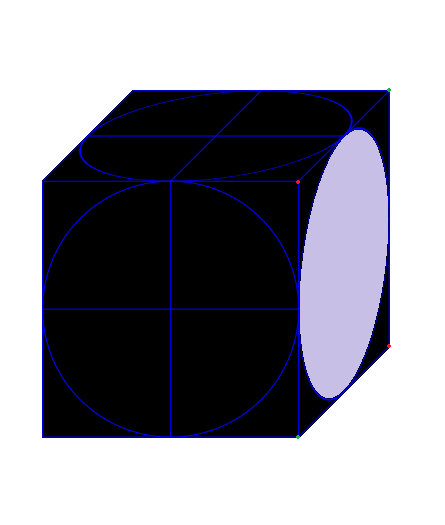
#> input picture 4.2cubo2.png, 445 x 525 px
$ python 'RIVERAVJt4.3v1 programa.py'
#> lines starting #> are read from the running program, lines starting #| are printed output that depends on the picture; after the words box and inside, x2 and y2 are one past the last pixel; in counts of white or black regions, pixels touching at a corner belong together
#JUAN RIVERA VARGAS
import cv2
import numpy as np

img1 = cv2.imread('4.2cubo2.png',0)
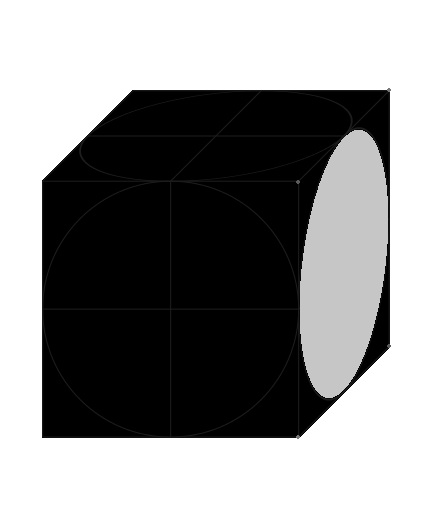
#> img1: shape (525, 445); min 0, max 255, mean 147.2
img2 = cv2.imread('4.2cubo2.png')
#> img2 is the input picture: shape (525, 445, 3); mean B, G, R 154.2, 146.1, 146.8
img3 = cv2.imread('4.2cubo2.png')


####################################################################### ENCONTRAR LAS ESQUINAD DE LA CARA FRONTAL

renglon_h=img1[250,:]
#> renglon_h = 445 values, max 255 at index 0, min 0 at index 44, mean 93.01

#encontrar la vertical izquierda
v_left=0
for i in renglon_h:
  v_left=v_left+1
  if i==25 :
    break
#> this loop made 43 passes
#> i on passes 1 to 12: 255, 255, 255, 255, 255, 255, 255, 255, 255, 255, 255, 255
#> after the loop, v_left = 43


#encontrar la vertical derecha
v_right=0
tf=0
for i in renglon_h:
  v_right=v_right+1
  if i==5 :
    tf=tf+1
    if tf==3:
      break
#> this loop made 300 passes
#> after the loop, tf = 3; v_right = 300


##########################HORIZONTALES
columna=img1[:,v_left+20]
#> columna = 525 values, max 255 at index 0, min 0 at index 162, mean 120

#HORIZONTAL SUPERIOR
h_sup=0
for i in columna:
  h_sup=h_sup+1
  if i==9 :
    break
#> after the loop, h_sup = 181

#HORIZONTAL inferior
h_inf=0
for i in columna:
  h_inf=h_inf+1
  if i==17 :
    break
#> after the loop, h_inf = 438


#ESQUINAS
sup_izq=(v_left,h_sup)
#> sup_izq = (43, 181)
sup_der=(v_right,h_sup)
#> sup_der = (300, 181)
inf_izq=(v_left,h_inf)
#> inf_izq = (43, 438)
inf_der=(v_right,h_inf)
#> inf_der = (300, 438)


#############################################################  ESQUINAS DE LA CARA DERECHA

#arista derecha
cd_right=0
for i in renglon_h:
  cd_right=cd_right+1
  if i==20 :
    break
#> this loop made 390 passes
#> after the loop, cd_right = 390


#arista superior
columna2=img1[:,cd_right-100]
#> columna2 = 525 values, max 255 at index 0, min 0 at index 93, mean 86.65

cd_sup=0
for i in columna2:
  cd_sup=cd_sup+1
  if i==22 :
    break
#> this loop made 91 passes
#> after the loop, cd_sup = 91

columna3=img1[:,cd_right-1]
#> columna3 = 525 values, max 255 at index 0, min 20 at index 92, mean 140.1

#encontrar la esquina inferior derecha
cd_id=0
n_u=0
for i in columna3:
  cd_id=cd_id+1
  if i==91 :
    n_u=n_u+1
    if n_u==4:
      break
#> after the loop, cd_id = 348; n_u = 4


#ESQUINAS
#la superior izquierda es igual a la superior derecha de la cara anterior
cd_sup_izq=sup_der
#> cd_sup_izq = (300, 181)
cd_sup_der=(cd_right,cd_sup)
#> cd_sup_der = (390, 91)
#la inferior izquierda esigual a la inferior derecha de la cara anterior
cd_inf_izq=inf_der
#> cd_inf_izq = (300, 438)
cd_inf_der=(cd_right,cd_id)
#> cd_inf_der = (390, 348)


#elimino los pixeles de color que estan antes del circulo para identificarlo mas facilmente
for i in range(len(columna)):
  for j in range(v_right):
    img2[i,j]=[255,255,255]
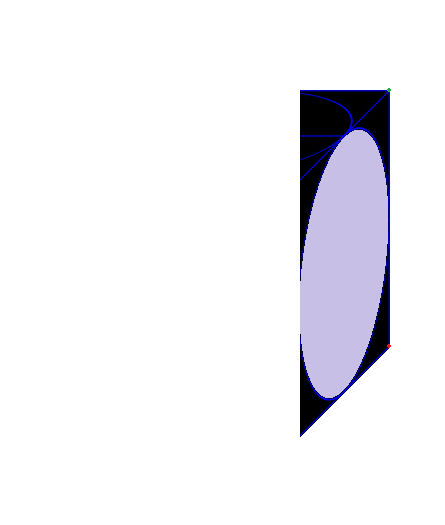
#> img2: shape (525, 445, 3); mean B, G, R 244, 239.7, 240.3


################################################# GIRAR LA CARA DEL CIRCULO MORADO
##AMBOS ARREGLOS DEBEN ESTAR EN EL MISMO ORDEN
#array con las esquinas de la imagen derecha
pts1=np.float32([cd_sup_izq,cd_sup_der,cd_inf_izq,cd_inf_der ])
#> pts1 = [[300, 181], [390, 91], [300, 438], [390, 348]]
#array con las coordenadas de la imagen frontal
pts2=np.float32([sup_izq,sup_der,inf_izq,inf_der ])
#> pts2 = [[43, 181], [300, 181], [43, 438], [300, 438]]

#Calcular la matriz de transformacion con cv2.getPerspectiveTransform
M=cv2.getPerspectiveTransform(pts1, pts2)
#> M = [[2.86, -3.86e-17, -813.7], [1, 1, -300], [-9.22e-19, 1.02e-34, 1]]

#calcular la imagen de salida o destino
dts=cv2.warpPerspective(img2, M, (445,525))
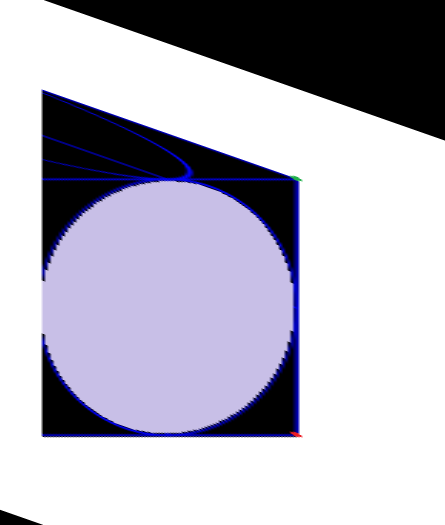
#> dts: shape (525, 445, 3); mean B, G, R 192.4, 180, 181.9


################################################ LIMPIAR LA IMAGEN DEL CIRCULO MORADO
dts2=cv2.cvtColor(dts,cv2.COLOR_BGR2GRAY)
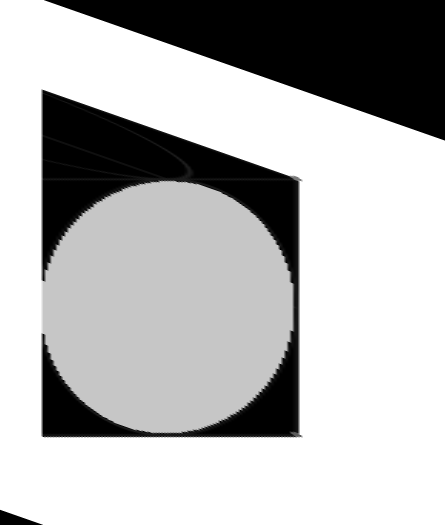
#> dts2: shape (525, 445); min 0, max 255, mean 181.9

#Toma los tonos grises de toda una columna para ver donde esta el limite
columna4=dts2[:,220]
#> columna4 = 525 values, max 255 at index 62, min 0 at index 0, mean 173.3
#encuentra el limite superior del circulo
l_sup=0
for i in columna4:
  l_sup=l_sup+1
  if i==12 :
    break
#> after the loop, l_sup = 179

#elimino los pixeles de color que estan por encima del circulo para verlo mejor
for i in range(l_sup):
  for j in range(len(dts2[1,:])):
    dts[i,j]=[255,255,255]
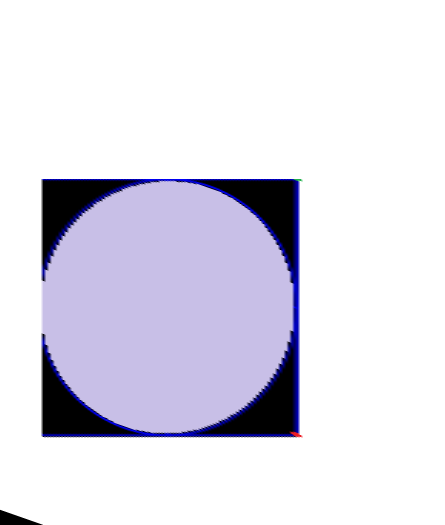
#> dts: shape (525, 445, 3); 17.16% of pixels changed, all inside (x1, y1, x2, y2) = (41, 0, 445, 179)
#elimino los pixeles que estan por debajo del circulo
for i in range(20):
  for j in range(len(dts2[1,:])):
    dts[i+505,j]=[255,255,255]
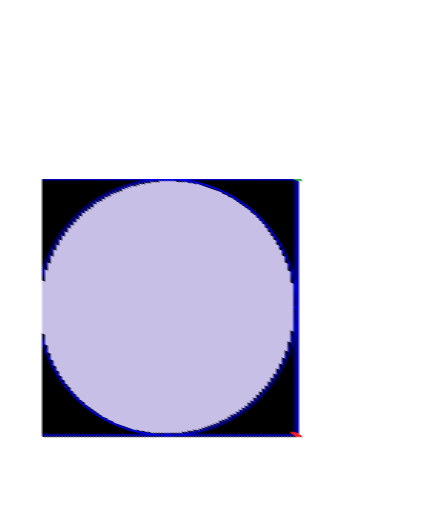
#> dts: shape (525, 445, 3); 0.15% of pixels changed, all inside (x1, y1, x2, y2) = (0, 509, 43, 525)

#encuentra la arista inferior del circulo
l_inf=0
for i in columna4:
  l_inf=l_inf+1
  if i==3 :
    break
#> after the loop, l_inf = 437

#arista izquierda
fila=dts2[250,:]
#> fila = 445 values, max 255 at index 0, min 0 at index 43, mean 209.4
l_left=0
for i in fila:
  l_left=l_left+1
  if i==175 :
    break
#> this loop made 42 passes
#> after the loop, l_left = 42

#arista derecha
l_right=0
for i in fila:
  l_right=l_right+1
  if i==174 :
    break
#> after the loop, l_right = 300


#####################################          IMPRESION DE RESULTADOS


#CIRCULO FRONTAL
#Diametro
d_f=h_inf - h_sup
#> d_f = 257
#area
a_f=round(np.pi*(d_f**2)/4)
#> a_f = 51875

print()
print(f'********************---RESULTADOS---********************')
print()
print(f'  El diametro del circulo frontal es de:           { d_f} pixeles')
#|   El diametro del circulo frontal es de:           257 pixeles
print(f'  El area del circulo frontal es de:             { a_f } pixeles')
#|   El area del circulo frontal es de:             51875 pixeles


#CIRCULO derecha
#Diametro
d_fd=l_right - l_left
#> d_fd = 258

#area
a_fd=round(np.pi*(d_fd**2)/4)
#> a_fd = 52279

print(f'  El diametro del circulo morado es de:            { d_fd} pixeles')
#|   El diametro del circulo morado es de:            258 pixeles
print(f'  El area del circulo morado transformado es de: { a_fd } pixeles')
#|   El area del circulo morado transformado es de: 52279 pixeles

print(f'  La diferencia entre areas de circulos es de:     { a_fd - a_f} pixeles')
#|   La diferencia entre areas de circulos es de:     404 pixeles


################################


cv2.imshow('Circulo Morado Transformado', dts)
cv2.waitKey(0)
cv2.destroyAllWindows()
